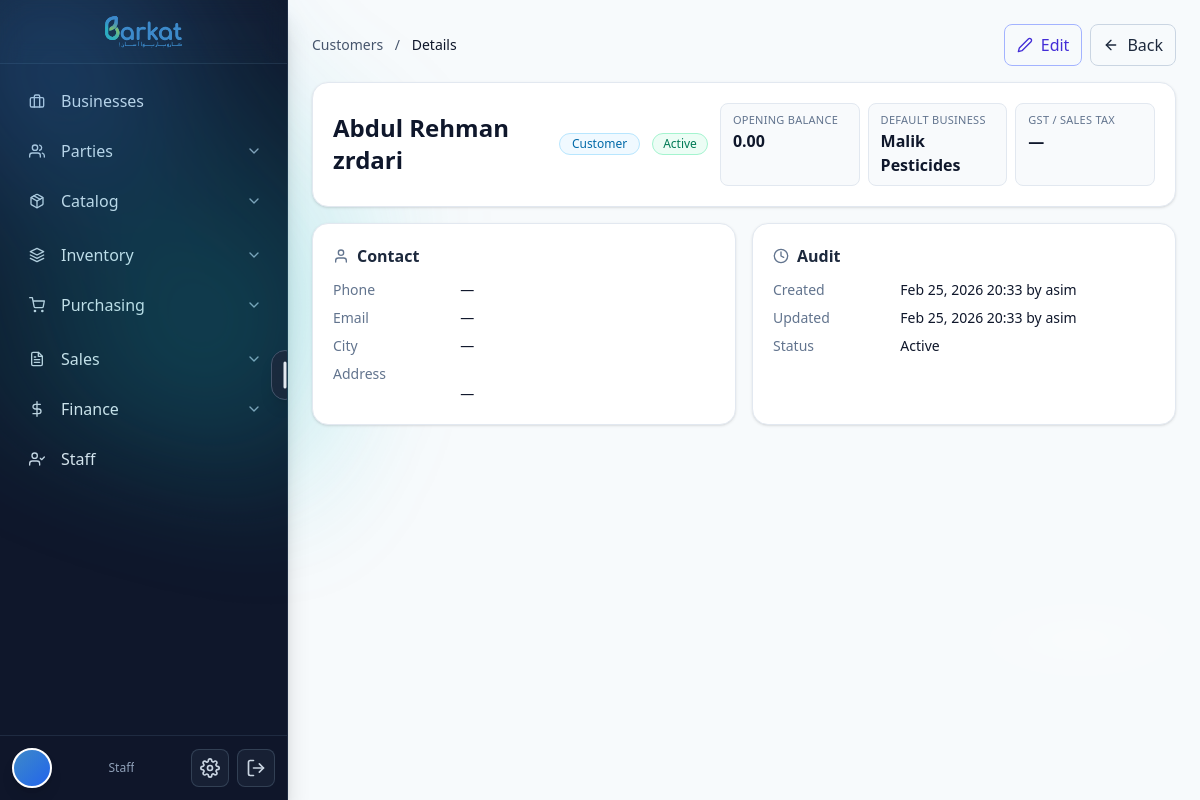
The page /party/39/ on the database its author committed.
### barkat_wholesale/barkat/models.py (models this page shows, shortened)
class TimeStampedBy(models.Model):
    created_at = models.DateTimeField(default=timezone.now, db_index=True, editable=True)
    updated_at = models.DateTimeField(auto_now=True, db_index=True)
    created_by = models.ForeignKey(
        settings.AUTH_USER_MODEL, null=True, blank=True,
        on_delete=models.SET_NULL, related_name="%(class)s_created"
    )
    updated_by = models.ForeignKey(
        settings.AUTH_USER_MODEL, null=True, blank=True,
        on_delete=models.SET_NULL, related_name="%(class)s_updated"
    )
    is_active = models.BooleanField(default=True, db_index=True)
    is_deleted = models.BooleanField(default=False, db_index=True)
    class Meta:
        abstract = True

class Party(TimeStampedBy):
    CUSTOMER = "CUSTOMER"
    VENDOR = "VENDOR"
    BOTH = "BOTH"
    PARTY_TYPES = [(CUSTOMER, "Customer"), (VENDOR, "Vendor"), (BOTH, "Both")]
    type = models.CharField(max_length=20, choices=PARTY_TYPES, db_index=True)
    display_name = models.CharField(max_length=255, db_index=True)
    legal_name = models.CharField(max_length=255, blank=True, default="")
    phone = models.CharField(max_length=50, blank=True, default="")
    email = models.EmailField(blank=True, default="")
    address = models.TextField(blank=True, default="")
    gst_number = models.CharField(max_length=50, blank=True, default="")
    opening_balance = models.DecimalField(**DECIMAL_12_2, default=0)
    opening_balance_side = models.CharField(
        max_length=2,
        choices=[('Dr', 'Debit (They owe us)'), ('Cr', 'Credit (We owe them)')],
        default='Dr',
        help_text='Specify whether the opening balance is Debit or Credit'
    )
    opening_balance_date = models.DateField(
        null=True,
        blank=True,
        help_text='Date when the opening balance was set (defaults to party creation date)'
    )
    cached_balance = models.DecimalField(**DECIMAL_12_2, default=0, editable=False)
    cached_balance_updated_at = models.DateTimeField(null=True, blank=True, editable=False)
    default_business = models.ForeignKey(Business, null=True, blank=True, on_delete=models.SET_NULL)
    class Meta:
        indexes = [models.Index(fields=["type", "display_name"])]

class CodeNamed(TimeStampedBy):
    name = models.CharField(max_length=255)
    code = models.CharField(max_length=50, db_index=True)
    class Meta:
        abstract = True

class Business(CodeNamed):
    legal_name = models.CharField(max_length=255, blank=True, default="")
    ntn = models.CharField(max_length=50, blank=True, default="")        # Pakistan context
    sales_tax_reg = models.CharField(max_length=50, blank=True, default="")
    phone = models.CharField(max_length=50, blank=True, default="")
    email = models.EmailField(blank=True, default="")
    address = models.TextField(blank=True, default="")
    pos_printer_name = models.CharField(
        max_length=200, blank=True,
        help_text="POS80 Printer"
    )
    class Meta:
        unique_together = [("code",)]
        indexes = [models.Index(fields=["name"]), models.Index(fields=["code"])]

### barkat_wholesale/barkat/views.py (the view)
# urls.py: path("party/<int:pk>/", views.PartyDetailView.as_view(), name="party_detail"),
class PartyDetailView(DetailView):
    model = Party
    template_name = "barkat/parties/party_detail.html"
    context_object_name = "party"

### barkat_wholesale/barkat/templates/barkat/parties/party_detail.html (shortened to what this page needs)
 {% extends "base.html" %} {%
load static %} {% block content %}
<div class="p-4 md:p-6 space-y-4">
  <div class="flex items-center justify-between">
    <nav class="text-sm text-slate-600">
      <a href="{% url 'customers_list' %}" class="hover:underline">Customers</a>
      <span class="mx-2">/</span>
      <span class="text-slate-900 font-medium">Details</span>
    </nav>
    <div class="flex items-center gap-2">
      <a
        href="{% url 'party_update' party.id %}"
        class="inline-flex items-center gap-2 rounded-lg px-3 py-2 border border-indigo-300 text-indigo-700 hover:bg-indigo-50"
      >
        <i data-feather="edit-2" class="w-4 h-4"></i> Edit
      </a>
      <a
        href="{% url 'customers_list' %}"
        class="inline-flex items-center gap-2 rounded-lg px-3 py-2 border border-slate-300 hover:bg-slate-50"
      >
        <i data-feather="arrow-left" class="w-4 h-4"></i> Back
      </a>
    </div>
  </div>
  <div
    class="rounded-2xl border border-slate-200 bg-white p-4 md:p-5 shadow-sm"
  >
    <div
      class="flex flex-col md:flex-row md:items-center md:justify-between gap-3"
    >
      <div>
        <div class="flex items-center gap-3">
          <h1 class="text-2xl font-semibold text-slate-900">
            {{ party.display_name }}
          </h1>
           {% if party.type == 'CUSTOMER' %}
          <span
            class="inline-flex items-center rounded-full bg-sky-50 text-sky-700 border border-sky-200 px-3 py-0.5 text-xs font-medium"
          >
            Customer
          </span>
          {% elif party.type == 'VENDOR' %}
          <span
            class="inline-flex items-center rounded-full bg-amber-50 text-amber-700 border border-amber-200 px-3 py-0.5 text-xs font-medium"
          >
            Vendor
          </span>
          {% else %}
          <span
            class="inline-flex items-center rounded-full bg-violet-50 text-violet-700 border border-violet-200 px-3 py-0.5 text-xs font-medium"
          >
            Customer & Vendor
          </span>
          {% endif %}  {% if party.is_active %}
          <span
            class="inline-flex items-center rounded-full bg-emerald-50 text-emerald-700 border border-emerald-200 px-2.5 py-0.5 text-xs"
          >
            Active
          </span>
          {% else %}
          <span
            class="inline-flex items-center rounded-full bg-slate-100 text-slate-700 border border-slate-200 px-2.5 py-0.5 text-xs"
          >
            Inactive
          </span>
          {% endif %}
        </div>
      </div>
      <div class="grid grid-cols-2 md:grid-cols-3 gap-2 w-full md:w-auto">
        <div class="rounded-lg border border-slate-200 bg-slate-50 px-3 py-2">
          <div class="text-[11px] uppercase tracking-wide text-slate-500">
            Opening Balance
          </div>
          <div class="text-slate-900 font-semibold">
            {{ party.opening_balance|default:"0.00" }}
          </div>
        </div>
        <div class="rounded-lg border border-slate-200 bg-slate-50 px-3 py-2">
          <div class="text-[11px] uppercase tracking-wide text-slate-500">
            Default Business
          </div>
          <div class="text-slate-900 font-semibold">
            {{ party.default_business.name|default:"—" }}
          </div>
        </div>
        <div class="rounded-lg border border-slate-200 bg-slate-50 px-3 py-2">
          <div class="text-[11px] uppercase tracking-wide text-slate-500">
            GST / Sales Tax
          </div>
          <div class="text-slate-900 font-semibold">
            {{ party.gst_number|default:"—" }}
          </div>
        </div>
      </div>
    </div>
  </div>
  <div class="grid md:grid-cols-2 gap-4">
    <div
      class="rounded-2xl border border-slate-200 bg-white p-4 md:p-5 shadow-sm"
    >
      <div class="flex items-center gap-2 mb-3">
        <i data-feather="user" class="w-4 h-4 text-slate-500"></i>
        <h2 class="font-semibold text-slate-800">Contact</h2>
      </div>
      <dl class="grid grid-cols-3 gap-y-2 text-sm">
        <dt class="col-span-1 text-slate-500">Phone</dt>
        <dd class="col-span-2 text-slate-900">{{ party.phone|default:"—" }}</dd>
        <dt class="col-span-1 text-slate-500">Email</dt>
        <dd class="col-span-2 text-slate-900 break-all">
          {{ party.email|default:"—" }}
        </dd>
        <dt class="col-span-1 text-slate-500">City</dt>
        <dd class="col-span-2 text-slate-900">{{ party.city|default:"—" }}</dd>
        <dt class="col-span-1 text-slate-500">Address</dt>
        <dd class="col-span-2 text-slate-900 whitespace-pre-line">
          {{ party.address|default:"—" }}
        </dd>
      </dl>
    </div>
    <div
      class="rounded-2xl border border-slate-200 bg-white p-4 md:p-5 shadow-sm"
    >
      <div class="flex items-center gap-2 mb-3">
        <i data-feather="clock" class="w-4 h-4 text-slate-500"></i>
        <h2 class="font-semibold text-slate-800">Audit</h2>
      </div>
      <dl class="grid grid-cols-3 gap-y-2 text-sm">
        <dt class="col-span-1 text-slate-500">Created</dt>
        <dd class="col-span-2 text-slate-900">
          {{ party.created_at|date:"M d, Y H:i" }} by
          <span class="font-medium">{{ party.created_by|default:"—" }}</span>
        </dd>
        <dt class="col-span-1 text-slate-500">Updated</dt>
        <dd class="col-span-2 text-slate-900">
          {{ party.updated_at|date:"M d, Y H:i" }} by
          <span class="font-medium">{{ party.updated_by|default:"—" }}</span>
        </dd>
        <dt class="col-span-1 text-slate-500">Status</dt>
        <dd class="col-span-2 text-slate-900">
          {% if party.is_active %}Active{% else %}Inactive{% endif %}
        </dd>
      </dl>
    </div>
  </div>
</div>
{% endblock %}

### barkat_wholesale/barkat/static/css/styles.css (style rules this page uses)
:root { --primary-color: #418AC9; --secondary-color: #2BB5BC; --tertiary-color: #97CA51; --accent: var(--primary-color); --accent2: var(--secondary-color); --accent3: var(--tertiary-color); }
body { position: relative; overflow: hidden; }
html, body { height: 100%; margin: 0; padding: 0; }
body::before { content: ""; position: absolute; inset: 0; pointer-events: none; background: radial-gradient(60% 40% at 10% 20%, rgba(255, 255, 255, 0.55), transparent 20%), radial-gradient(50% 30% at 90% 80%, rgba(255, 255, 255, 0.3), transparent 25%); mix-blend-mode: overlay; z-index: 0; }
body::after { content: ""; position: absolute; width: 540px; height: 540px; left: -12%; top: -10%; transform: rotate(15deg); background: radial-gradient(circle at 30% 30%, color-mix(in srgb, var(--primary-color) 60%, transparent), transparent 40%), radial-gradient(circle at 70% 70%, color-mix(in srgb, var(--secondary-color) 45%, transparent), transparent 55%); filter: blur(60px) saturate(120%); opacity: 0.65; pointer-events: none; z-index: 0; }

### barkat_wholesale/barkat/templates/base.html (style rules this page uses)
html, body { overflow-x: hidden !important; max-width: 100vw; }
* { max-width: 100%; }

### rows shown on the page
Party: display_name "Abdul Rehman zrdari", opening_balance "0.00", default_business.name "Malik Pesticides", gst_number "—", phone "—", email "—", address "—", created_at "Feb 25, 2026 20:33", created_by "asim", updated_at "Feb 25, 2026 20:33", updated_by "asim"

### other values the page prints
{{ request.user.groups.all.0.name|default:"Staff" }} "Staff"
{{ party.city|default:"—" }} "—"
